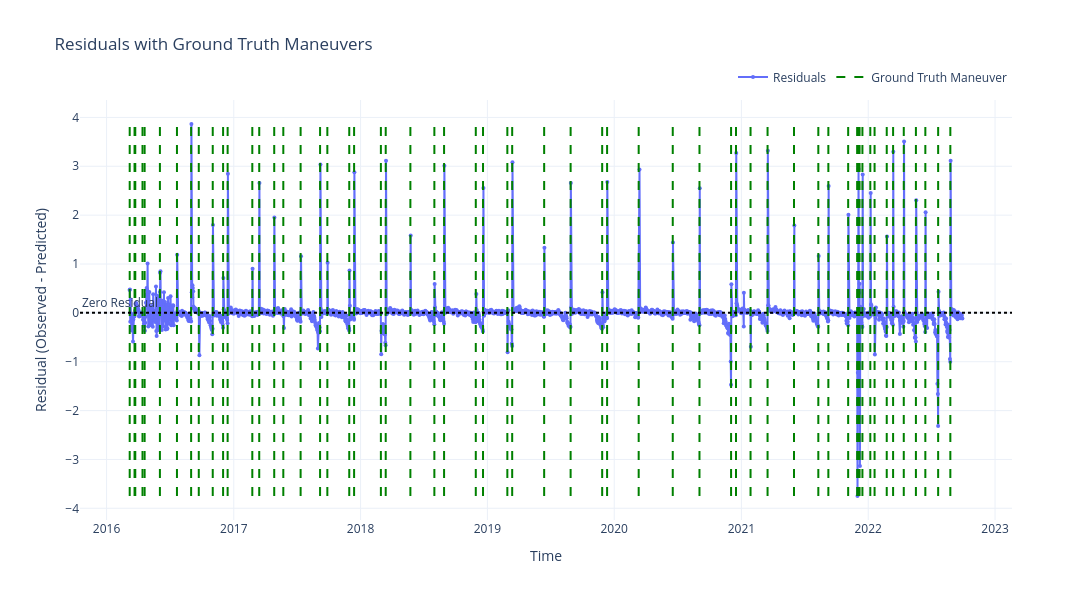

Notebook source saved alongside this figure:
### Markdown cell above
### Plot Residuals with Ground Truth Maneuvers

### Code cell
# Load maneuver data
ground_truth_df = pd.read_csv(
    "/Users/kurinjiarivazhagan/Desktop/trimester 5/satellite_data/orbital_elements/cleaned maneuver file/cleaned_SENTINEL-3A.csv",
    parse_dates=["Start_Timestamp", "End_Timestamp"]
)

for col in ["Start_Timestamp", "End_Timestamp"]:
    if ground_truth_df[col].dt.tz is None:
        ground_truth_df[col] = ground_truth_df[col].dt.tz_localize("UTC")
    else:
        ground_truth_df[col] = ground_truth_df[col].dt.tz_convert("UTC")


# Filter to full range
test_start = df_result.index.min()
test_end = df_result.index.max()

ground_truth_df_test = ground_truth_df[
    (ground_truth_df["Start_Timestamp"] >= test_start) &
    (ground_truth_df["Start_Timestamp"] <= test_end)
]

# Get residual range
y_min = df_result["residuals"].min()
y_max = df_result["residuals"].max()

# Plot
fig = go.Figure()

fig.add_trace(go.Scatter(
    x=df_result.index,
    y=df_result["residuals"],
    mode='lines+markers',
    name='Residuals',
    marker=dict(size=4),
    hovertemplate='Date: %{x|%Y-%m-%d}<br>Residual: %{y:.4f}'
))

fig.add_hline(
    y=0,
    line_dash="dot",
    line_color="black",
    annotation_text="Zero Residual",
    annotation_position="top left"
)

# Ground truth maneuver lines
for _, row in ground_truth_df_test.iterrows():
    maneuver_date = row["Start_Timestamp"]
    hover_text = f"Maneuver Date: {maneuver_date.strftime('%Y-%m-%d')}"
    fig.add_trace(go.Scatter(
        x=[maneuver_date, maneuver_date],
        y=[y_min, y_max],
        mode='lines',
        line=dict(color='green', dash='dash'),
        name='Ground Truth Maneuver',
        hoverinfo='text',
        text=[hover_text, hover_text],
        showlegend=False
    ))

fig.add_trace(go.Scatter(
    x=[None],
    y=[None],
    mode='lines',
    line=dict(color='green', dash='dash'),
    name='Ground Truth Maneuver'
))

fig.update_layout(
    title='Residuals with Ground Truth Maneuvers',
    xaxis_title='Time',
    yaxis_title='Residual (Observed - Predicted)',
    template='plotly_white',
    width=1400,
    height=600,
    legend=dict(
        orientation="h",
        yanchor="bottom",
        y=1.02,
        xanchor="right",
        x=1
    )
)

fig.show()

### Figure 1 — Plotly figure (JSON) as saved in the notebook; plotly's stock layout.template omitted (floating-point values rounded to 4 significant figures; data arrays with more than 128 entries replaced by an {"elided": "..."} marker saying what was removed)
{"data": [{"hovertemplate": "Date: %{x|%Y-%m-%d}<br>Residual: %{y:.4f}", "marker": {"size": 4}, "mode": "lines+markers", "name": "Residuals", "type": "scatter", "x": {"elided": "2382 str values"}, "y": {"elided": "2382 float values"}}, {"hoverinfo": "text", "line": {"color": "green", "dash": "dash"}, "mode": "lines", "name": "Ground Truth Maneuver", "showlegend": false, "text": ["Maneuver Date: 2016-03-07", "Maneuver Date: 2016-03-07"], "type": "scatter", "x": ["2016-03-07T12:21:00+00:00", "2016-03-07T12:21:00+00:00"], "y": [-3.748, 3.865]}, {"hoverinfo": "text", "line": {"color": "green", "dash": "dash"}, "mode": "lines", "name": "Ground Truth Maneuver", "showlegend": false, "text": ["Maneuver Date: 2016-03-21", "Maneuver Date: 2016-03-21"], "type": "scatter", "x": ["2016-03-21T11:16:00+00:00", "2016-03-21T11:16:00+00:00"], "y": [-3.748, 3.865]}, {"hoverinfo": "text", "line": {"color": "green", "dash": "dash"}, "mode": "lines", "name": "Ground Truth Maneuver", "showlegend": false, "text": ["Maneuver Date: 2016-03-23", "Maneuver Date: 2016-03-23"], "type": "scatter", "x": ["2016-03-23T13:27:00+00:00", "2016-03-23T13:27:00+00:00"], "y": [-3.748, 3.865]}, {"hoverinfo": "text", "line": {"color": "green", "dash": "dash"}, "mode": "lines", "name": "Ground Truth Maneuver", "showlegend": false, "text": ["Maneuver Date: 2016-04-13", "Maneuver Date: 2016-04-13"], "type": "scatter", "x": ["2016-04-13T09:11:00+00:00", "2016-04-13T09:11:00+00:00"], "y": [-3.748, 3.865]}, {"hoverinfo": "text", "line": {"color": "green", "dash": "dash"}, "mode": "lines", "name": "Ground Truth Maneuver", "showlegend": false, "text": ["Maneuver Date: 2016-04-19", "Maneuver Date: 2016-04-19"], "type": "scatter", "x": ["2016-04-19T12:03:00+00:00", "2016-04-19T12:03:00+00:00"], "y": [-3.748, 3.865]}, {"hoverinfo": "text", "line": {"color": "green", "dash": "dash"}, "mode": "lines", "name": "Ground Truth Maneuver", "showlegend": false, "text": ["Maneuver Date: 2016-06-02", "Maneuver Date: 2016-06-02"], "type": "scatter", "x": ["2016-06-02T11:14:00+00:00", "2016-06-02T11:14:00+00:00"], "y": [-3.748, 3.865]}, {"hoverinfo": "text", "line": {"color": "green", "dash": "dash"}, "mode": "lines", "name": "Ground Truth Maneuver", "showlegend": false, "text": ["Maneuver Date: 2016-07-21", "Maneuver Date: 2016-07-21"], "type": "scatter", "x": ["2016-07-21T12:45:00+00:00", "2016-07-21T12:45:00+00:00"], "y": [-3.748, 3.865]}, {"hoverinfo": "text", "line": {"color": "green", "dash": "dash"}, "mode": "lines", "name": "Ground Truth Maneuver", "showlegend": false, "text": ["Maneuver Date: 2016-08-31", "Maneuver Date: 2016-08-31"], "type": "scatter", "x": ["2016-08-31T07:25:00+00:00", "2016-08-31T07:25:00+00:00"], "y": [-3.748, 3.865]}, {"hoverinfo": "text", "line": {"color": "green", "dash": "dash"}, "mode": "lines", "name": "Ground Truth Maneuver", "showlegend": false, "text": ["Maneuver Date: 2016-09-22", "Maneuver Date: 2016-09-22"], "type": "scatter", "x": ["2016-09-22T07:59:00+00:00", "2016-09-22T07:59:00+00:00"], "y": [-3.748, 3.865]}, {"hoverinfo": "text", "line": {"color": "green", "dash": "dash"}, "mode": "lines", "name": "Ground Truth Maneuver", "showlegend": false, "text": ["Maneuver Date: 2016-11-01", "Maneuver Date: 2016-11-01"], "type": "scatter", "x": ["2016-11-01T12:05:00+00:00", "2016-11-01T12:05:00+00:00"], "y": [-3.748, 3.865]}, {"hoverinfo": "text", "line": {"color": "green", "dash": "dash"}, "mode": "lines", "name": "Ground Truth Maneuver", "showlegend": false, "text": ["Maneuver Date: 2016-12-01", "Maneuver Date: 2016-12-01"], "type": "scatter", "x": ["2016-12-01T08:00:00+00:00", "2016-12-01T08:00:00+00:00"], "y": [-3.748, 3.865]}, {"hoverinfo": "text", "line": {"color": "green", "dash": "dash"}, "mode": "lines", "name": "Ground Truth Maneuver", "showlegend": false, "text": ["Maneuver Date: 2016-12-14", "Maneuver Date: 2016-12-14"], "type": "scatter", "x": ["2016-12-14T08:46:00+00:00", "2016-12-14T08:46:00+00:00"], "y": [-3.748, 3.865]}, {"hoverinfo": "text", "line": {"color": "green", "dash": "dash"}, "mode": "lines", "name": "Ground Truth Maneuver", "showlegend": false, "text": ["Maneuver Date: 2017-02-23", "Maneuver Date: 2017-02-23"], "type": "scatter", "x": ["2017-02-23T09:40:00+00:00", "2017-02-23T09:40:00+00:00"], "y": [-3.748, 3.865]}, {"hoverinfo": "text", "line": {"color": "green", "dash": "dash"}, "mode": "lines", "name": "Ground Truth Maneuver", "showlegend": false, "text": ["Maneuver Date: 2017-03-15", "Maneuver Date: 2017-03-15"], "type": "scatter", "x": ["2017-03-15T07:42:00+00:00", "2017-03-15T07:42:00+00:00"], "y": [-3.748, 3.865]}, {"hoverinfo": "text", "line": {"color": "green", "dash": "dash"}, "mode": "lines", "name": "Ground Truth Maneuver", "showlegend": false, "text": ["Maneuver Date: 2017-04-27", "Maneuver Date: 2017-04-27"], "type": "scatter", "x": ["2017-04-27T10:58:00+00:00", "2017-04-27T10:58:00+00:00"], "y": [-3.748, 3.865]}, {"hoverinfo": "text", "line": {"color": "green", "dash": "dash"}, "mode": "lines", "name": "Ground Truth Maneuver", "showlegend": false, "text": ["Maneuver Date: 2017-05-23", "Maneuver Date: 2017-05-23"], "type": "scatter", "x": ["2017-05-23T14:35:00+00:00", "2017-05-23T14:35:00+00:00"], "y": [-3.748, 3.865]}, {"hoverinfo": "text", "line": {"color": "green", "dash": "dash"}, "mode": "lines", "name": "Ground Truth Maneuver", "showlegend": false, "text": ["Maneuver Date: 2017-07-12", "Maneuver Date: 2017-07-12"], "type": "scatter", "x": ["2017-07-12T09:45:00+00:00", "2017-07-12T09:45:00+00:00"], "y": [-3.748, 3.865]}, {"hoverinfo": "text", "line": {"color": "green", "dash": "dash"}, "mode": "lines", "name": "Ground Truth Maneuver", "showlegend": false, "text": ["Maneuver Date: 2017-09-06", "Maneuver Date: 2017-09-06"], "type": "scatter", "x": ["2017-09-06T10:26:00+00:00", "2017-09-06T10:26:00+00:00"], "y": [-3.748, 3.865]}, {"hoverinfo": "text", "line": {"color": "green", "dash": "dash"}, "mode": "lines", "name": "Ground Truth Maneuver", "showlegend": false, "text": ["Maneuver Date: 2017-09-27", "Maneuver Date: 2017-09-27"], "type": "scatter", "x": ["2017-09-27T08:08:00+00:00", "2017-09-27T08:08:00+00:00"], "y": [-3.748, 3.865]}, {"hoverinfo": "text", "line": {"color": "green", "dash": "dash"}, "mode": "lines", "name": "Ground Truth Maneuver", "showlegend": false, "text": ["Maneuver Date: 2017-11-29", "Maneuver Date: 2017-11-29"], "type": "scatter", "x": ["2017-11-29T09:20:00+00:00", "2017-11-29T09:20:00+00:00"], "y": [-3.748, 3.865]}, {"hoverinfo": "text", "line": {"color": "green", "dash": "dash"}, "mode": "lines", "name": "Ground Truth Maneuver", "showlegend": false, "text": ["Maneuver Date: 2017-12-13", "Maneuver Date: 2017-12-13"], "type": "scatter", "x": ["2017-12-13T08:09:00+00:00", "2017-12-13T08:09:00+00:00"], "y": [-3.748, 3.865]}, {"hoverinfo": "text", "line": {"color": "green", "dash": "dash"}, "mode": "lines", "name": "Ground Truth Maneuver", "showlegend": false, "text": ["Maneuver Date: 2018-02-28", "Maneuver Date: 2018-02-28"], "type": "scatter", "x": ["2018-02-28T10:05:00+00:00", "2018-02-28T10:05:00+00:00"], "y": [-3.748, 3.865]}, {"hoverinfo": "text", "line": {"color": "green", "dash": "dash"}, "mode": "lines", "name": "Ground Truth Maneuver", "showlegend": false, "text": ["Maneuver Date: 2018-03-14", "Maneuver Date: 2018-03-14"], "type": "scatter", "x": ["2018-03-14T08:46:00+00:00", "2018-03-14T08:46:00+00:00"], "y": [-3.748, 3.865]}, {"hoverinfo": "text", "line": {"color": "green", "dash": "dash"}, "mode": "lines", "name": "Ground Truth Maneuver", "showlegend": false, "text": ["Maneuver Date: 2018-05-24", "Maneuver Date: 2018-05-24"], "type": "scatter", "x": ["2018-05-24T08:12:00+00:00", "2018-05-24T08:12:00+00:00"], "y": [-3.748, 3.865]}, {"hoverinfo": "text", "line": {"color": "green", "dash": "dash"}, "mode": "lines", "name": "Ground Truth Maneuver", "showlegend": false, "text": ["Maneuver Date: 2018-08-01", "Maneuver Date: 2018-08-01"], "type": "scatter", "x": ["2018-08-01T08:15:00+00:00", "2018-08-01T08:15:00+00:00"], "y": [-3.748, 3.865]}, {"hoverinfo": "text", "line": {"color": "green", "dash": "dash"}, "mode": "lines", "name": "Ground Truth Maneuver", "showlegend": false, "text": ["Maneuver Date: 2018-08-29", "Maneuver Date: 2018-08-29"], "type": "scatter", "x": ["2018-08-29T07:48:00+00:00", "2018-08-29T07:48:00+00:00"], "y": [-3.748, 3.865]}, {"hoverinfo": "text", "line": {"color": "green", "dash": "dash"}, "mode": "lines", "name": "Ground Truth Maneuver", "showlegend": false, "text": ["Maneuver Date: 2018-11-28", "Maneuver Date: 2018-11-28"], "type": "scatter", "x": ["2018-11-28T13:45:00+00:00", "2018-11-28T13:45:00+00:00"], "y": [-3.748, 3.865]}, {"hoverinfo": "text", "line": {"color": "green", "dash": "dash"}, "mode": "lines", "name": "Ground Truth Maneuver", "showlegend": false, "text": ["Maneuver Date: 2018-12-19", "Maneuver Date: 2018-12-19"], "type": "scatter", "x": ["2018-12-19T09:31:00+00:00", "2018-12-19T09:31:00+00:00"], "y": [-3.748, 3.865]}, {"hoverinfo": "text", "line": {"color": "green", "dash": "dash"}, "mode": "lines", "name": "Ground Truth Maneuver", "showlegend": false, "text": ["Maneuver Date: 2019-02-27", "Maneuver Date: 2019-02-27"], "type": "scatter", "x": ["2019-02-27T09:15:00+00:00", "2019-02-27T09:15:00+00:00"], "y": [-3.748, 3.865]}, {"hoverinfo": "text", "line": {"color": "green", "dash": "dash"}, "mode": "lines", "name": "Ground Truth Maneuver", "showlegend": false, "text": ["Maneuver Date: 2019-03-13", "Maneuver Date: 2019-03-13"], "type": "scatter", "x": ["2019-03-13T08:08:00+00:00", "2019-03-13T08:08:00+00:00"], "y": [-3.748, 3.865]}, {"hoverinfo": "text", "line": {"color": "green", "dash": "dash"}, "mode": "lines", "name": "Ground Truth Maneuver", "showlegend": false, "text": ["Maneuver Date: 2019-06-13", "Maneuver Date: 2019-06-13"], "type": "scatter", "x": ["2019-06-13T08:23:00+00:00", "2019-06-13T08:23:00+00:00"], "y": [-3.748, 3.865]}, {"hoverinfo": "text", "line": {"color": "green", "dash": "dash"}, "mode": "lines", "name": "Ground Truth Maneuver", "showlegend": false, "text": ["Maneuver Date: 2019-08-28", "Maneuver Date: 2019-08-28"], "type": "scatter", "x": ["2019-08-28T12:12:00+00:00", "2019-08-28T12:12:00+00:00"], "y": [-3.748, 3.865]}, {"hoverinfo": "text", "line": {"color": "green", "dash": "dash"}, "mode": "lines", "name": "Ground Truth Maneuver", "showlegend": false, "text": ["Maneuver Date: 2019-11-27", "Maneuver Date: 2019-11-27"], "type": "scatter", "x": ["2019-11-27T08:05:00+00:00", "2019-11-27T08:05:00+00:00"], "y": [-3.748, 3.865]}, {"hoverinfo": "text", "line": {"color": "green", "dash": "dash"}, "mode": "lines", "name": "Ground Truth Maneuver", "showlegend": false, "text": ["Maneuver Date: 2019-12-11", "Maneuver Date: 2019-12-11"], "type": "scatter", "x": ["2019-12-11T11:57:00+00:00", "2019-12-11T11:57:00+00:00"], "y": [-3.748, 3.865]}, {"hoverinfo": "text", "line": {"color": "green", "dash": "dash"}, "mode": "lines", "name": "Ground Truth Maneuver", "showlegend": false, "text": ["Maneuver Date: 2020-03-11", "Maneuver Date: 2020-03-11"], "type": "scatter", "x": ["2020-03-11T09:11:00+00:00", "2020-03-11T09:11:00+00:00"], "y": [-3.748, 3.865]}, {"hoverinfo": "text", "line": {"color": "green", "dash": "dash"}, "mode": "lines", "name": "Ground Truth Maneuver", "showlegend": false, "text": ["Maneuver Date: 2020-06-17", "Maneuver Date: 2020-06-17"], "type": "scatter", "x": ["2020-06-17T10:13:00+00:00", "2020-06-17T10:13:00+00:00"], "y": [-3.748, 3.865]}, {"hoverinfo": "text", "line": {"color": "green", "dash": "dash"}, "mode": "lines", "name": "Ground Truth Maneuver", "showlegend": false, "text": ["Maneuver Date: 2020-09-02", "Maneuver Date: 2020-09-02"], "type": "scatter", "x": ["2020-09-02T08:34:00+00:00", "2020-09-02T08:34:00+00:00"], "y": [-3.748, 3.865]}, {"hoverinfo": "text", "line": {"color": "green", "dash": "dash"}, "mode": "lines", "name": "Ground Truth Maneuver", "showlegend": false, "text": ["Maneuver Date: 2020-12-02", "Maneuver Date: 2020-12-02"], "type": "scatter", "x": ["2020-12-02T07:47:00+00:00", "2020-12-02T07:47:00+00:00"], "y": [-3.748, 3.865]}, {"hoverinfo": "text", "line": {"color": "green", "dash": "dash"}, "mode": "lines", "name": "Ground Truth Maneuver", "showlegend": false, "text": ["Maneuver Date: 2020-12-16", "Maneuver Date: 2020-12-16"], "type": "scatter", "x": ["2020-12-16T11:39:00+00:00", "2020-12-16T11:39:00+00:00"], "y": [-3.748, 3.865]}, {"hoverinfo": "text", "line": {"color": "green", "dash": "dash"}, "mode": "lines", "name": "Ground Truth Maneuver", "showlegend": false, "text": ["Maneuver Date: 2021-01-27", "Maneuver Date: 2021-01-27"], "type": "scatter", "x": ["2021-01-27T08:23:00+00:00", "2021-01-27T08:23:00+00:00"], "y": [-3.748, 3.865]}, {"hoverinfo": "text", "line": {"color": "green", "dash": "dash"}, "mode": "lines", "name": "Ground Truth Maneuver", "showlegend": false, "text": ["Maneuver Date: 2021-03-17", "Maneuver Date: 2021-03-17"], "type": "scatter", "x": ["2021-03-17T07:11:00+00:00", "2021-03-17T07:11:00+00:00"], "y": [-3.748, 3.865]}, {"hoverinfo": "text", "line": {"color": "green", "dash": "dash"}, "mode": "lines", "name": "Ground Truth Maneuver", "showlegend": false, "text": ["Maneuver Date: 2021-06-01", "Maneuver Date: 2021-06-01"], "type": "scatter", "x": ["2021-06-01T09:30:00+00:00", "2021-06-01T09:30:00+00:00"], "y": [-3.748, 3.865]}, {"hoverinfo": "text", "line": {"color": "green", "dash": "dash"}, "mode": "lines", "name": "Ground Truth Maneuver", "showlegend": false, "text": ["Maneuver Date: 2021-08-10", "Maneuver Date: 2021-08-10"], "type": "scatter", "x": ["2021-08-10T09:15:00+00:00", "2021-08-10T09:15:00+00:00"], "y": [-3.748, 3.865]}, {"hoverinfo": "text", "line": {"color": "green", "dash": "dash"}, "mode": "lines", "name": "Ground Truth Maneuver", "showlegend": false, "text": ["Maneuver Date: 2021-09-08", "Maneuver Date: 2021-09-08"], "type": "scatter", "x": ["2021-09-08T06:33:00+00:00", "2021-09-08T06:33:00+00:00"], "y": [-3.748, 3.865]}, {"hoverinfo": "text", "line": {"color": "green", "dash": "dash"}, "mode": "lines", "name": "Ground Truth Maneuver", "showlegend": false, "text": ["Maneuver Date: 2021-11-04", "Maneuver Date: 2021-11-04"], "type": "scatter", "x": ["2021-11-04T07:10:00+00:00", "2021-11-04T07:10:00+00:00"], "y": [-3.748, 3.865]}, {"hoverinfo": "text", "line": {"color": "green", "dash": "dash"}, "mode": "lines", "name": "Ground Truth Maneuver", "showlegend": false, "text": ["Maneuver Date: 2021-11-30", "Maneuver Date: 2021-11-30"], "type": "scatter", "x": ["2021-11-30T02:42:00+00:00", "2021-11-30T02:42:00+00:00"], "y": [-3.748, 3.865]}, {"hoverinfo": "text", "line": {"color": "green", "dash": "dash"}, "mode": "lines", "name": "Ground Truth Maneuver", "showlegend": false, "text": ["Maneuver Date: 2021-12-03", "Maneuver Date: 2021-12-03"], "type": "scatter", "x": ["2021-12-03T02:55:00+00:00", "2021-12-03T02:55:00+00:00"], "y": [-3.748, 3.865]}, {"hoverinfo": "text", "line": {"color": "green", "dash": "dash"}, "mode": "lines", "name": "Ground Truth Maneuver", "showlegend": false, "text": ["Maneuver Date: 2021-12-07", "Maneuver Date: 2021-12-07"], "type": "scatter", "x": ["2021-12-07T03:00:00+00:00", "2021-12-07T03:00:00+00:00"], "y": [-3.748, 3.865]}, {"hoverinfo": "text", "line": {"color": "green", "dash": "dash"}, "mode": "lines", "name": "Ground Truth Maneuver", "showlegend": false, "text": ["Maneuver Date: 2021-12-15", "Maneuver Date: 2021-12-15"], "type": "scatter", "x": ["2021-12-15T07:39:00+00:00", "2021-12-15T07:39:00+00:00"], "y": [-3.748, 3.865]}, {"hoverinfo": "text", "line": {"color": "green", "dash": "dash"}, "mode": "lines", "name": "Ground Truth Maneuver", "showlegend": false, "text": ["Maneuver Date: 2022-01-07", "Maneuver Date: 2022-01-07"], "type": "scatter", "x": ["2022-01-07T00:09:00+00:00", "2022-01-07T00:09:00+00:00"], "y": [-3.748, 3.865]}, {"hoverinfo": "text", "line": {"color": "green", "dash": "dash"}, "mode": "lines", "name": "Ground Truth Maneuver", "showlegend": false, "text": ["Maneuver Date: 2022-01-19", "Maneuver Date: 2022-01-19"], "type": "scatter", "x": ["2022-01-19T07:30:00+00:00", "2022-01-19T07:30:00+00:00"], "y": [-3.748, 3.865]}, {"hoverinfo": "text", "line": {"color": "green", "dash": "dash"}, "mode": "lines", "name": "Ground Truth Maneuver", "showlegend": false, "text": ["Maneuver Date: 2022-02-23", "Maneuver Date: 2022-02-23"], "type": "scatter", "x": ["2022-02-23T07:38:00+00:00", "2022-02-23T07:38:00+00:00"], "y": [-3.748, 3.865]}, {"hoverinfo": "text", "line": {"color": "green", "dash": "dash"}, "mode": "lines", "name": "Ground Truth Maneuver", "showlegend": false, "text": ["Maneuver Date: 2022-03-13", "Maneuver Date: 2022-03-13"], "type": "scatter", "x": ["2022-03-13T14:37:00+00:00", "2022-03-13T14:37:00+00:00"], "y": [-3.748, 3.865]}, {"hoverinfo": "text", "line": {"color": "green", "dash": "dash"}, "mode": "lines", "name": "Ground Truth Maneuver", "showlegend": false, "text": ["Maneuver Date: 2022-04-13", "Maneuver Date: 2022-04-13"], "type": "scatter", "x": ["2022-04-13T07:56:00+00:00", "2022-04-13T07:56:00+00:00"], "y": [-3.748, 3.865]}, {"hoverinfo": "text", "line": {"color": "green", "dash": "dash"}, "mode": "lines", "name": "Ground Truth Maneuver", "showlegend": false, "text": ["Maneuver Date: 2022-05-18", "Maneuver Date: 2022-05-18"], "type": "scatter", "x": ["2022-05-18T06:08:00+00:00", "2022-05-18T06:08:00+00:00"], "y": [-3.748, 3.865]}, {"hoverinfo": "text", "line": {"color": "green", "dash": "dash"}, "mode": "lines", "name": "Ground Truth Maneuver", "showlegend": false, "text": ["Maneuver Date: 2022-06-14", "Maneuver Date: 2022-06-14"], "type": "scatter", "x": ["2022-06-14T09:30:00+00:00", "2022-06-14T09:30:00+00:00"], "y": [-3.748, 3.865]}, {"hoverinfo": "text", "line": {"color": "green", "dash": "dash"}, "mode": "lines", "name": "Ground Truth Maneuver", "showlegend": false, "text": ["Maneuver Date: 2022-07-21", "Maneuver Date: 2022-07-21"], "type": "scatter", "x": ["2022-07-21T06:41:00+00:00", "2022-07-21T06:41:00+00:00"], "y": [-3.748, 3.865]}, {"hoverinfo": "text", "line": {"color": "green", "dash": "dash"}, "mode": "lines", "name": "Ground Truth Maneuver", "showlegend": false, "text": ["Maneuver Date: 2022-08-25", "Maneuver Date: 2022-08-25"], "type": "scatter", "x": ["2022-08-25T08:13:00+00:00", "2022-08-25T08:13:00+00:00"], "y": [-3.748, 3.865]}, {"line": {"color": "green", "dash": "dash"}, "mode": "lines", "name": "Ground Truth Maneuver", "type": "scatter", "x": [null], "y": [null]}], "layout": {"annotations": [{"showarrow": false, "text": "Zero Residual", "x": 0, "xanchor": "left", "xref": "x domain", "y": 0, "yanchor": "bottom", "yref": "y"}], "height": 600, "legend": {"orientation": "h", "x": 1, "xanchor": "right", "y": 1.02, "yanchor": "bottom"}, "shapes": [{"line": {"color": "black", "dash": "dot"}, "type": "line", "x0": 0, "x1": 1, "xref": "x domain", "y0": 0, "y1": 0, "yref": "y"}], "title": {"text": "Residuals with Ground Truth Maneuvers"}, "width": 1400, "xaxis": {"title": {"text": "Time"}}, "yaxis": {"title": {"text": "Residual (Observed - Predicted)"}}}}
